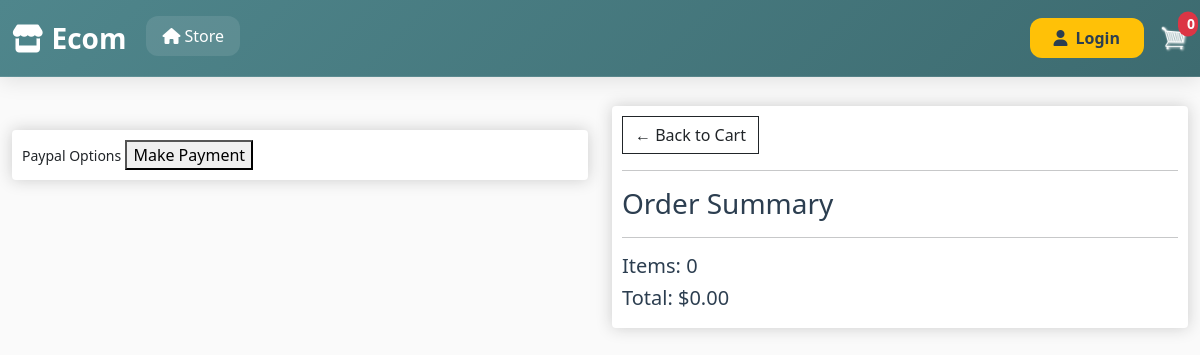
/checkout/ (signed in), run on an earlier commit of the app's database.
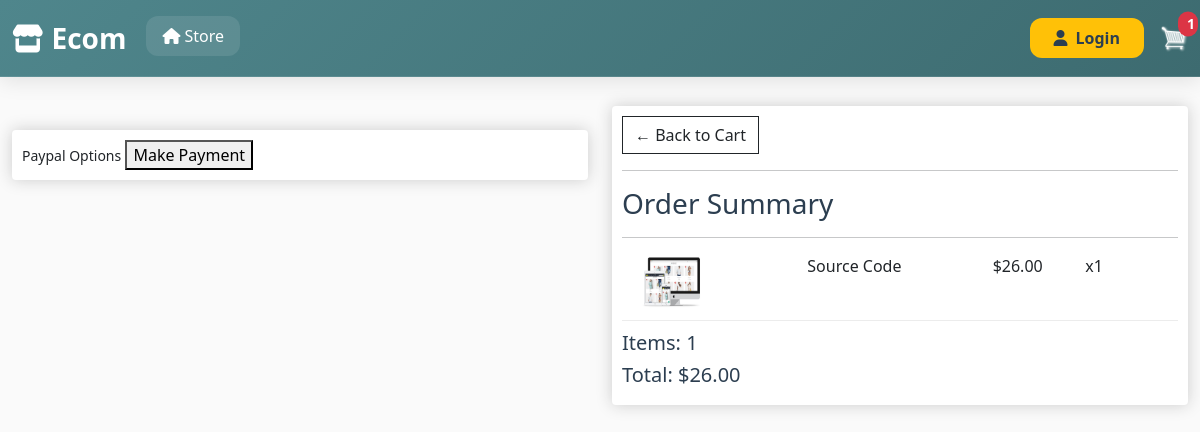
And on a later commit of the database.
### store/models.py (models this page shows, shortened)
class Order(models.Model):
    customer = models.ForeignKey(Customer, null=True, blank=True, on_delete=models.SET_NULL)
    date_orderd = models.DateTimeField(auto_now_add=True)
    complete = models.BooleanField(default=False, null=True, blank=False)
    transaction_id = models.CharField(max_length=200, null=True)
    @property
    def get_total_cart(self):
        orderitems = self.orderitem_set.all()
        total = sum([item.get_total for item in orderitems])
        return total
    @property
    def get_cart_items(self):
        orderitems = self.orderitem_set.all()
        total = sum([item.quantity for item in orderitems])
        return total
    @property
    def shipping(self):
        shipping = False
        orderitems = self.orderitem_set.all()
        for item in orderitems:
            if item.product.digital == False:
                shipping = True
        return shipping

class OrderItem(models.Model):
    product = models.ForeignKey(Product, null=True, blank=True, on_delete=models.SET_NULL)
    order = models.ForeignKey(Order, null=True, blank=True, on_delete=models.SET_NULL)
    quantity = models.IntegerField(default=0, null=True, blank=True)
    date_added = models.DateTimeField(auto_now_add=True)
    @property
    def get_total(self):
        total = self.product.price * self.quantity
        return total

class Product(models.Model):
    name = models.CharField(max_length=200, null=True)
    price = models.FloatField()
    digital = models.BooleanField(default=False, null=True, blank=False)
    image = models.ImageField(null=True, blank=True)
    @property
    def imageURL(self):
        try:
            url = self.image.url
        except:
            url = ''
        return url

### store/views.py (the view)
# urls.py: path('checkout/', views.checkout, name='checkout'),
def checkout(request):
    if request.user.is_authenticated:
        Customer = request.user.customer
        order, created = Order.objects.get_or_create(customer=Customer, complete=False)
        items = order.orderitem_set.all()
        cartIitems = order.get_cart_items
    else:
        items = []
        order = {'get_total_cart': 0, 'get_cart_items': 0, 'shipping': False}
        cartIitems = order['get_cart_items']
    context={"items": items,"order": order,"cartIitems": cartIitems}
    return render(request, 'store/checkout.html', context)

### store/templates/store/checkout.html (shortened to what this page needs)
{% extends 'store/main.html' %} {% load static %} {% block content %}
<div class="row">
  <div class="col-lg-6">
    <br />
    <div class="box-element hidden" id="payment-info">
      <small>Paypal Options</small>
      <button id="make-payment">Make Payment</button>
    </div>
  </div>
  <div class="col-lg-6">
    <div class="box-element">
      <a class="btn btn-outline-dark" href="{% url 'cart' %}"
        >&#x2190; Back to Cart</a
      >
      <hr />
      <h3>Order Summary</h3>
      <hr />
      {% for item in items %}
      <div class="cart-row">
        <div style="flex: 2">
          <img class="row-image" src="{{item.product.imageURL}}" />
        </div>
        <div style="flex: 2"><p>{{item.product.name}}</p></div>
        <div style="flex: 1"><p>${{item.product.price|floatformat:2}}</p></div>
        <div style="flex: 1"><p>x{{item.quantity}}</p></div>
      </div>
      {% endfor %}
      <h5>Items: {{order.get_cart_items}}</h5>
      <h5>Total: ${{order.get_total_cart|floatformat:2}}</h5>
    </div>
  </div>
</div>
{% endblock content %}

What changed in the data, as far as the page shows it:
added OrderItem: product.imageURL (picture), product.name "Source Code", product.price "26.00", quantity "1"
computed for Order: get_cart_items "0" → "1"; get_total_cart "0.00" → "26.00"
Also different on the page:
{{ cartIitems }}: "0" → "1"
